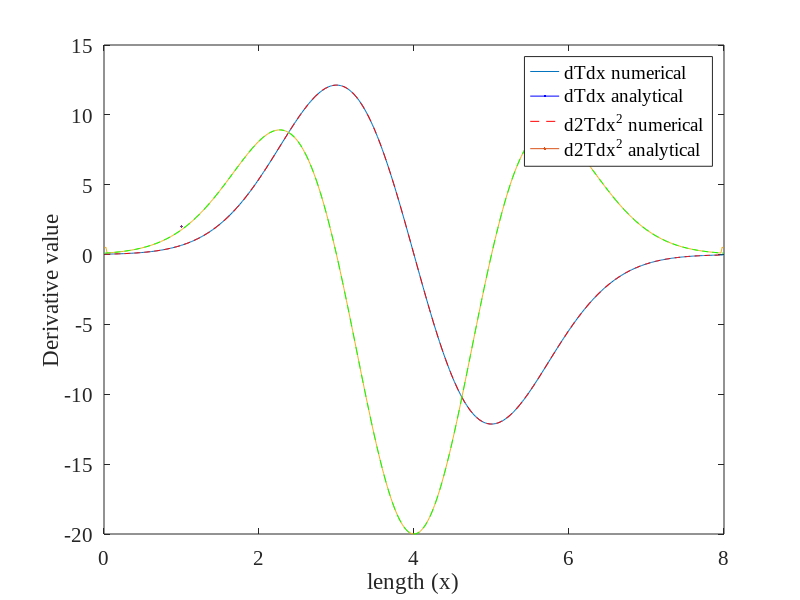

Write the MATLAB code that produced this figure.
% file DifferentiateFunction.m starts → first declare some font settings
set(0,'DefaultAxesFontName','Times New Roman')
set(0,'DefaultAxesFontSize',15)
clear *
clf
Ta = 20 ; 
T0 = 293; 
xc = 4; 
sigma = sqrt(2);
L = 8; 
N = 500; 
Ntot = N+2;
dx = L/N; 
x = linspace(dx/2, L-dx/2, N);
To = Ta*exp(-((x-xc).^2)/(sigma^2))+T0;
T = [To(1) To To(N)];

index = 2:(Ntot-1);
next = index +1; 
prev = index-1; 


dTdx= (T(next)-T(prev))/(2.*dx);
dT = [dTdx(1) dTdx dTdx(N)];
dTdx_analytical = 20*(4-x).*exp(-((x-4).^2/(2)));
size(x) 
size(dTdx)
d2Tdx = (dT(next)-dT(prev))/(2.*dx);
d2Tdx_analytical = (20*x.^2-160*x+300).*exp(-((x-4).^2/2));
plot(x,dTdx,LineWidth=2,Color='b')
hold on 
plot(x,dTdx_analytical,'r--',LineWidth=2)
hold on 
plot(x,d2Tdx,LineWidth=2,color='r')
hold on 
plot(x,d2Tdx_analytical,'g--',LineWidth=2)
legend('dTdx numerical','dTdx analytical','d2Tdx^2 numerical', 'd2Tdx^2 analytical')
xlabel('length (x)')
ylabel('Derivative value')
